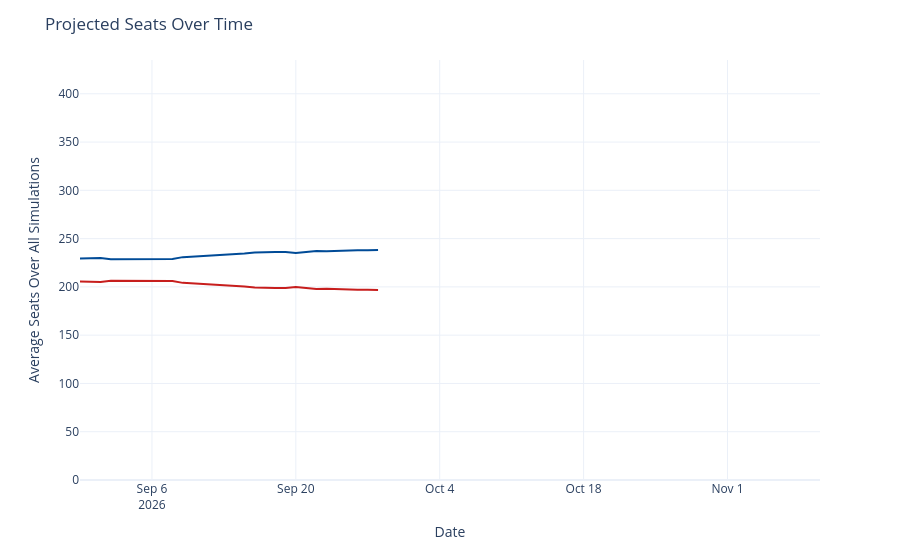

Notebook cell for this chart:
### Code cell
seats_over_time = output_ts[(output_ts['geo'] == 'US House') &
                             (output_ts['type'] == 'seats')]
seats_over_time['rep_seats'] = seats_over_time['y'].map(lambda x: 435 - x)
seats_over_time = seats_over_time.rename({'y': 'Democrats', 'rep_seats': 'Republicans'}, axis=1)
seats_time_ser = px.line(seats_over_time, x='date', y=['Democrats', 'Republicans'], template='plotly_white',
                        color_discrete_map={'Democrats': '#004b97', 'Republicans': '#c71e1d'},)
seats_time_ser.update_traces(hovertemplate="%{y:.1f}")
seats_time_ser.update_layout(
    xaxis=dict(range=[pd.to_datetime('2026-08-30'), pd.to_datetime('2026-11-10')]),
    yaxis=dict(range=[0, 435]),
    xaxis_title='Date',
    yaxis_title='Average Seats Over All Simulations',
    title=dict(text="Projected Seats Over Time"),
    hovermode="x",
    showlegend=False
)
seats_time_ser

### Figure 1 — Plotly figure (JSON) as saved in the notebook; plotly's stock layout.template omitted (floating-point values rounded to 4 significant figures)
{"data": [{"hovertemplate": "%{y:.1f}", "legendgroup": "Democrats", "line": {"color": "#004b97", "dash": "solid"}, "marker": {"symbol": "circle"}, "mode": "lines", "name": "Democrats", "orientation": "v", "showlegend": true, "type": "scatter", "x": ["2026-08-30", "2026-08-31", "2026-09-01", "2026-09-02", "2026-09-03", "2026-09-04", "2026-09-05", "2026-09-06", "2026-09-07", "2026-09-08", "2026-09-09", "2026-09-14", "2026-09-15", "2026-09-16", "2026-09-17", "2026-09-18", "2026-09-19", "2026-09-20", "2026-09-21", "2026-09-22", "2026-09-23", "2026-09-24", "2026-09-25", "2026-09-26", "2026-09-27", "2026-09-28"], "xaxis": "x", "y": [229.4, 230.0, 230.0, 228.5, 228.5, 228.7, 228.7, 228.9, 228.8, 228.9, 230.8, 233.6, 234.7, 235.7, 236.2, 236.1, 236.0, 235.0, 236.2, 237.2, 236.9, 237.4, 237.9, 237.9, 237.9, 238.2], "yaxis": "y"}, {"hovertemplate": "%{y:.1f}", "legendgroup": "Republicans", "line": {"color": "#c71e1d", "dash": "solid"}, "marker": {"symbol": "circle"}, "mode": "lines", "name": "Republicans", "orientation": "v", "showlegend": true, "type": "scatter", "x": ["2026-08-30", "2026-08-31", "2026-09-01", "2026-09-02", "2026-09-03", "2026-09-04", "2026-09-05", "2026-09-06", "2026-09-07", "2026-09-08", "2026-09-09", "2026-09-14", "2026-09-15", "2026-09-16", "2026-09-17", "2026-09-18", "2026-09-19", "2026-09-20", "2026-09-21", "2026-09-22", "2026-09-23", "2026-09-24", "2026-09-25", "2026-09-26", "2026-09-27", "2026-09-28"], "xaxis": "x", "y": [205.6, 205.0, 205.0, 206.5, 206.5, 206.3, 206.3, 206.1, 206.2, 206.1, 204.2, 201.4, 200.3, 199.3, 198.8, 198.9, 199.0, 200.0, 198.8, 197.8, 198.1, 197.6, 197.1, 197.1, 197.1, 196.8], "yaxis": "y"}], "layout": {"hovermode": "x", "legend": {"title": {"text": "variable"}, "tracegroupgap": 0}, "margin": {"t": 60}, "showlegend": false, "title": {"text": "Projected Seats Over Time"}, "xaxis": {"anchor": "y", "domain": [0, 1], "range": ["2026-08-30T00:00:00", "2026-11-10T00:00:00"], "title": {"text": "Date"}}, "yaxis": {"anchor": "x", "domain": [0, 1], "range": [0, 435], "title": {"text": "Average Seats Over All Simulations"}}}}
